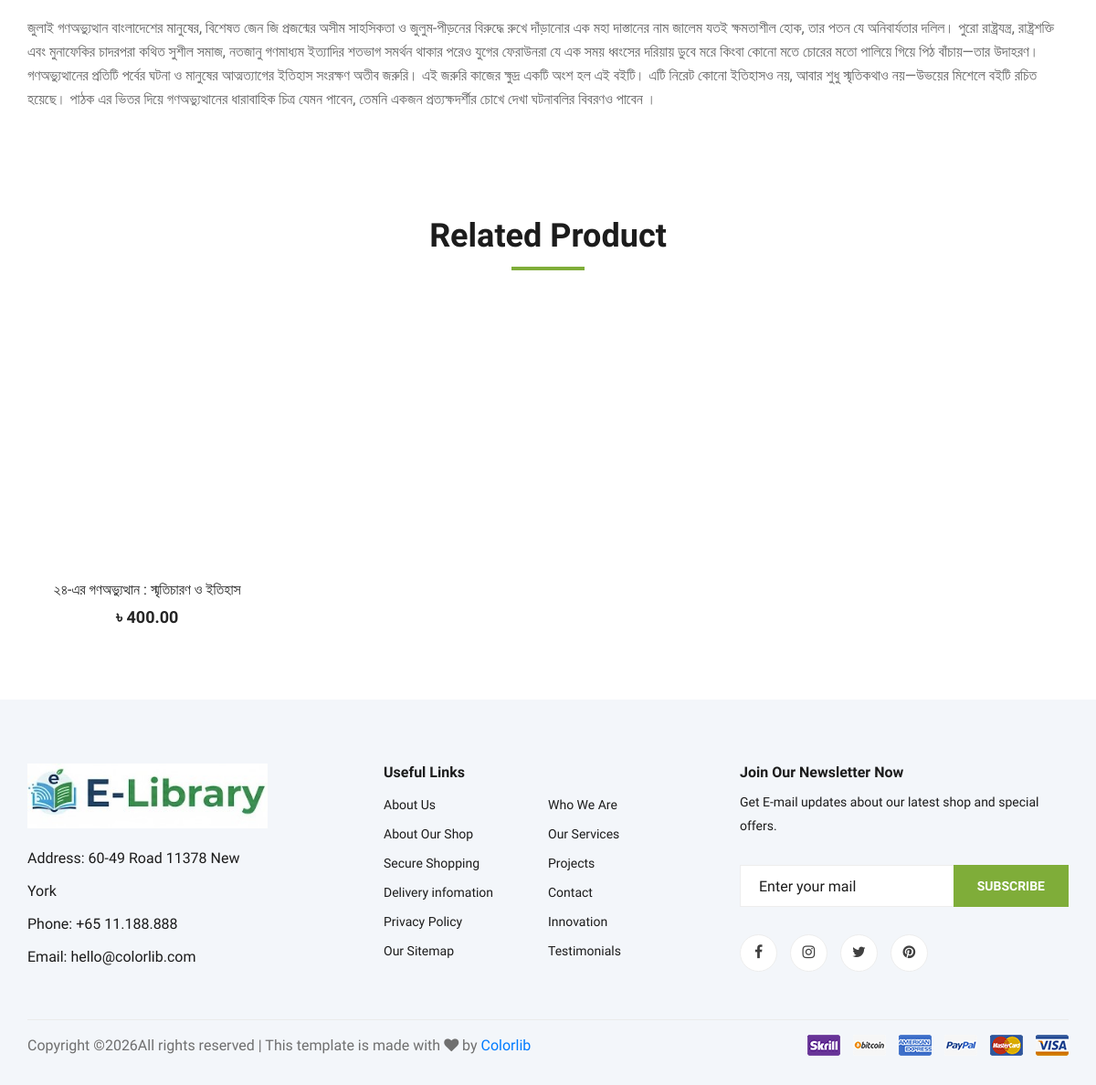
The page /book-details/1/ (lower part) on the database as committed earlier.
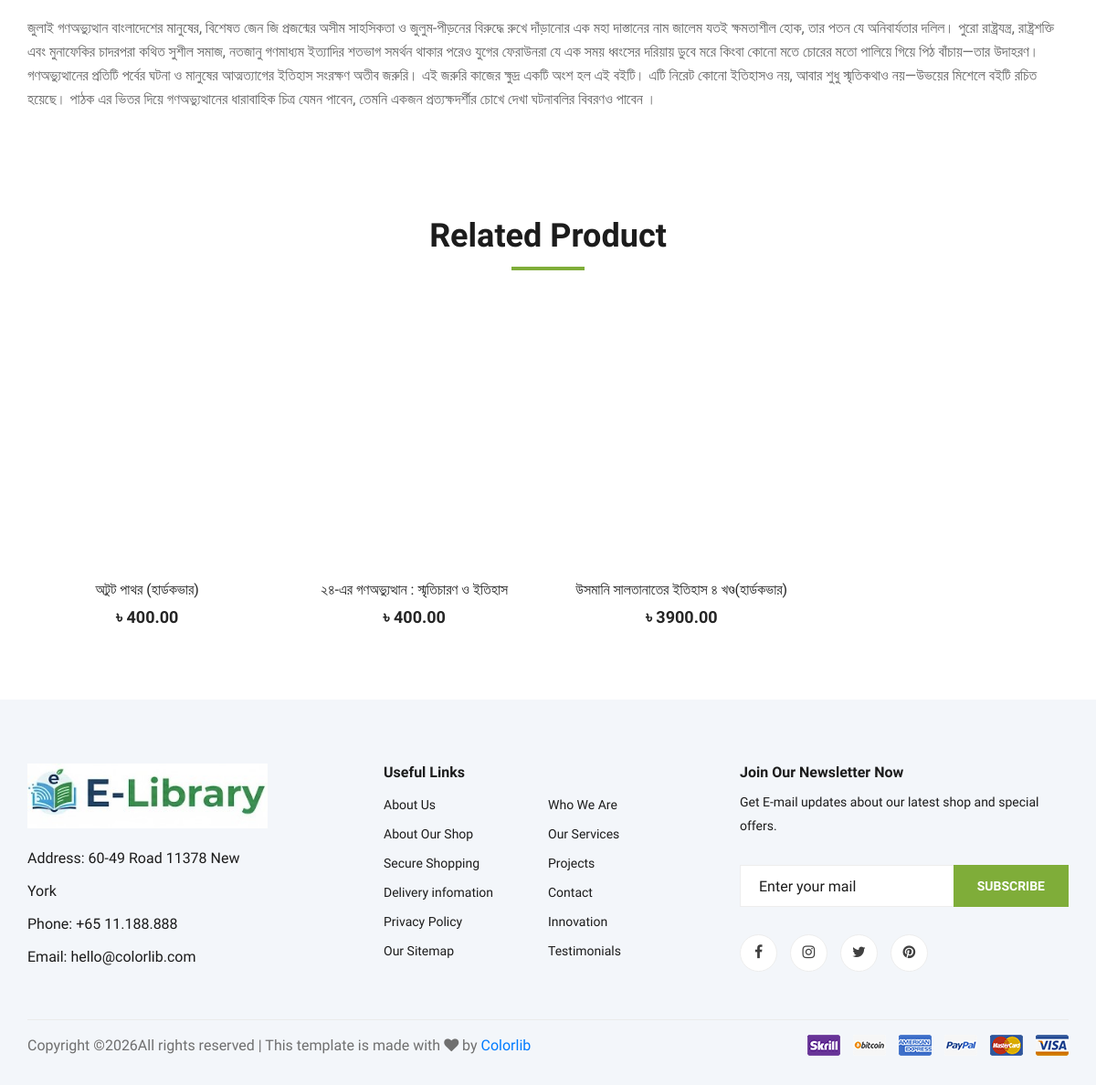
The same page on the database as committed later.
### apps/book/models/book_model.py (models this page shows, shortened)
class Book(BaseModel):
    title = models.CharField(max_length=255)
    author = models.ForeignKey(User, on_delete=models.CASCADE, related_name="books_author")
    category = models.ForeignKey(Category, on_delete=models.SET_NULL, null=True)
    book_image = models.ImageField(upload_to="books/cover/", blank=True, null=True)
    isbn = models.CharField(max_length=20, blank=True, null=True, unique=True)
    language = models.CharField(max_length=50)
    publication_date = models.DateField(blank=True, null=True)
    edition = models.CharField(max_length=50, blank=True, null=True)
    digital_file = models.FileField(upload_to="books/digital/", blank=True, null=True)
    preview_file = models.FileField(upload_to="books/preview/", blank=True, null=True)
    digital_price = models.DecimalField(max_digits=10, decimal_places=2, default=0)
    physical_price = models.DecimalField(max_digits=10, decimal_places=2, default=0)
    has_physical_copy = models.BooleanField(default=False)
    status = models.CharField(max_length=20, choices=BookStatus.choices, default=BookStatus.DRAFT)
    is_read_only = models.BooleanField(default=True)
    is_downloadable = models.BooleanField(default=False)
    created_by = models.ForeignKey(User, on_delete=models.SET_NULL, null=True, related_name="books_created_by")
    active_status = models.CharField(max_length=10, choices=ActiveStatusChoices.choices, default=ActiveStatusChoices.ACTIVE)
    description = models.TextField(blank=True)
    class Meta:
        verbose_name = "Book"
        verbose_name_plural = "Books"
        db_table = "book"
        app_label = "book"

### apps/home/views/home_view.py (the view)
# urls.py: path("book-details/<int:pk>/", BookDetailsView.as_view(), name="home_book_details"),
class BookDetailsView(View):
    template_name = "book_details.html"  # your template path
    model_class = Book
    def get(self, request, pk):
        try:
            book = self.model_class.objects.filter(pk=pk).first()
            if not book:
                messages.error(request, "Book not found!")
                return redirect("home:index")
            context = {
                "title": "Book Details",
                "related_books": self.model_class.objects.filter(category=book.category).order_by(Random())[:4],
                "book_obj": book,
                "all_categories": Category.objects.all()[:8],
                "hero_normal": "hero-normal",
                "subscription": False,
            }
            return render(request, self.template_name, context)
        except Exception as e:
            logger.exception(f"ERROR:------>> Error occurred in Admin Dashboard View: {e}")
            messages.error(request, "Unable to load dashboard!")
            return HttpResponse("Something went wrong!")

### apps/home/templates/book_details.html (shortened to what this page needs)
{% extends 'home_base.html' %}
{% load static %}
{% block body %}
  <section class="product-details spad">
    <div class="container">
      <div class="row">
        <div class="col-lg-12">
          <div class="product__details__tab">
            <div class="tab-content">
              <div class="tab-pane active" id="tabs-1" role="tabpanel">
                <div class="product__details__tab__desc">
                  <p>{{ book_obj.description }}</p>
                </div>
              </div>
            </div>
          </div>
        </div>
      </div>
    </div>
  </section>
  <section class="related-product">
    <div class="container">
      <div class="row">
        <div class="col-lg-12">
          <div class="section-title related__product__title">
            <h2>Related Product</h2>
          </div>
        </div>
      </div>
      <div class="row">
        {% if related_books %}
          {% for book in related_books %}
            <div class="col-lg-3 col-md-4 col-sm-6">
              <div class="product__item">
                <div class="product__item__pic set-bg" data-setbg="{{ book.book_image.url }}">
                </div>
                <div class="product__item__text">
                  <h6><a href="{% url 'home:home_book_details' book.id %}">{{ book.title }}</a></h6>
                  <h5>&#2547; {{ book.physical_price }}</h5>
                </div>
              </div>
            </div>
          {% endfor %}
        {% endif %}
      </div>
    </div>
  </section>
{% endblock %}

Rows that differ between the two databases and show on the page:
added Book: title "অটুট পাথর (হার্ডকভার)", physical_price "400.00"
added Book: title "উসমানি সালতানাতের ইতিহাস ৪ খণ্ড(হার্ডকভার)", physical_price "3900.00"
